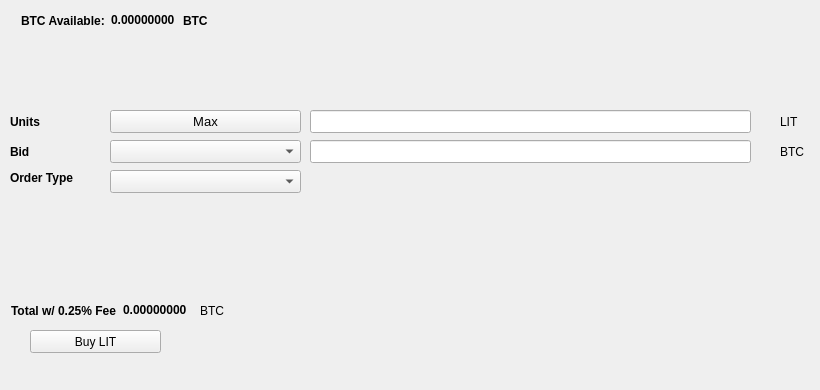
   <widget class="QWidget" name="BuyTab">
    <attribute name="title">
     <string>Buy</string>
    </attribute>
    <widget class="QPushButton" name="BuyLIT">
     <property name="geometry">
      <rect>
       <x>30</x>
       <y>330</y>
       <width>131</width>
       <height>23</height>
      </rect>
     </property>
     <property name="text">
      <string>Buy LIT</string>
     </property>
     <property name="icon">
      <iconset resource="../lithium.qrc">
       <normaloff>:/icons/bitcoin</normaloff>:/icons/bitcoin</iconset>
     </property>
    </widget>
    <widget class="QLabel" name="label_3">
     <property name="geometry">
      <rect>
       <x>10</x>
       <y>110</y>
       <width>46</width>
       <height>23</height>
      </rect>
     </property>
     <property name="font">
      <font>
       <weight>75</weight>
       <bold>true</bold>
      </font>
     </property>
     <property name="text">
      <string>Units</string>
     </property>
    </widget>
    <widget class="QLineEdit" name="UnitsInput">
     <property name="geometry">
      <rect>
       <x>310</x>
       <y>110</y>
       <width>441</width>
       <height>23</height>
      </rect>
     </property>
     <property name="font">
      <font>
       <pointsize>9</pointsize>
       <weight>75</weight>
       <bold>true</bold>
      </font>
     </property>
    </widget>
    <widget class="QLineEdit" name="BuyBidPriceEdit">
     <property name="geometry">
      <rect>
       <x>310</x>
       <y>140</y>
       <width>441</width>
       <height>23</height>
      </rect>
     </property>
     <property name="font">
      <font>
       <pointsize>9</pointsize>
       <weight>75</weight>
       <bold>true</bold>
      </font>
     </property>
    </widget>
    <widget class="QLabel" name="label_4">
     <property name="geometry">
      <rect>
       <x>780</x>
       <y>110</y>
       <width>31</width>
       <height>23</height>
      </rect>
     </property>
     <property name="text">
      <string>LIT</string>
     </property>
    </widget>
    <widget class="QLabel" name="label_5">
     <property name="geometry">
      <rect>
       <x>780</x>
       <y>140</y>
       <width>31</width>
       <height>23</height>
      </rect>
     </property>
     <property name="text">
      <string>BTC</string>
     </property>
    </widget>
    <widget class="QLabel" name="label_6">
     <property name="geometry">
      <rect>
       <x>10</x>
       <y>140</y>
       <width>46</width>
       <height>23</height>
      </rect>
     </property>
     <property name="font">
      <font>
       <weight>75</weight>
       <bold>true</bold>
      </font>
     </property>
     <property name="text">
      <string>Bid</string>
     </property>
    </widget>
    <widget class="QLabel" name="label_7">
     <property name="geometry">
      <rect>
       <x>10</x>
       <y>170</y>
       <width>91</width>
       <height>16</height>
      </rect>
     </property>
     <property name="font">
      <font>
       <weight>75</weight>
       <bold>true</bold>
      </font>
     </property>
     <property name="text">
      <string>Order Type</string>
     </property>
    </widget>
    <widget class="QPushButton" name="Buy_Max_Amount">
     <property name="geometry">
      <rect>
       <x>110</x>
       <y>110</y>
       <width>191</width>
       <height>23</height>
      </rect>
     </property>
     <property name="font">
      <font>
       <pointsize>10</pointsize>
      </font>
     </property>
     <property name="text">
      <string>Max</string>
     </property>
    </widget>
    <widget class="QComboBox" name="BuyBidcomboBox">
     <property name="geometry">
      <rect>
       <x>110</x>
       <y>140</y>
       <width>191</width>
       <height>23</height>
      </rect>
     </property>
     <property name="font">
      <font>
       <pointsize>10</pointsize>
      </font>
     </property>
    </widget>
    <widget class="QComboBox" name="buyOrdertypeCombo">
     <property name="geometry">
      <rect>
       <x>110</x>
       <y>170</y>
       <width>191</width>
       <height>23</height>
      </rect>
     </property>
     <property name="font">
      <font>
       <pointsize>10</pointsize>
      </font>
     </property>
    </widget>
    <widget class="QWidget" name="layoutWidget1">
     <property name="geometry">
      <rect>
       <x>21</x>
       <y>11</y>
       <width>227</width>
       <height>19</height>
      </rect>
     </property>
     <layout class="QHBoxLayout" name="horizontalLayout_3">
      <item>
       <widget class="QLabel" name="label232">
        <property name="font">
         <font>
          <weight>75</weight>
          <bold>true</bold>
         </font>
        </property>
        <property name="text">
         <string>BTC Available:</string>
        </property>
       </widget>
      </item>
      <item>
       <widget class="QLabel" name="BtcAvailableLbl">
        <property name="palette">
         <palette>
          <active>
           <colorrole role="WindowText">
            <brush brushstyle="SolidPattern">
             <color alpha="255">
              <red>0</red>
              <green>0</green>
              <blue>0</blue>
             </color>
            </brush>
           </colorrole>
           <colorrole role="Button">
            <brush brushstyle="SolidPattern">
             <color alpha="255">
              <red>0</red>
              <green>170</green>
              <blue>0</blue>
             </color>
            </brush>
           </colorrole>
           <colorrole role="Light">
            <brush brushstyle="SolidPattern">
             <color alpha="255">
              <red>0</red>
              <green>255</green>
              <blue>0</blue>
             </color>
            </brush>
           </colorrole>
           <colorrole role="Midlight">
            <brush brushstyle="SolidPattern">
             <color alpha="255">
              <red>0</red>
              <green>212</green>
              <blue>0</blue>
             </color>
            </brush>
           </colorrole>
           <colorrole role="Dark">
            <brush brushstyle="SolidPattern">
             <color alpha="255">
              <red>0</red>
              <green>85</green>
              <blue>0</blue>
             </color>
            </brush>
           </colorrole>
           <colorrole role="Mid">
            <brush brushstyle="SolidPattern">
             <color alpha="255">
              <red>0</red>
              <green>113</green>
              <blue>0</blue>
             </color>
            </brush>
           </colorrole>
           <colorrole role="Text">
            <brush brushstyle="SolidPattern">
             <color alpha="255">
              <red>0</red>
              <green>170</green>
              <blue>0</blue>
             </color>
            </brush>
           </colorrole>
           <colorrole role="BrightText">
            <brush brushstyle="SolidPattern">
             <color alpha="255">
              <red>255</red>
              <green>255</green>
              <blue>255</blue>
             </color>
            </brush>
           </colorrole>
           <colorrole role="ButtonText">
            <brush brushstyle="SolidPattern">
             <color alpha="255">
              <red>0</red>
              <green>0</green>
              <blue>0</blue>
             </color>
            </brush>
           </colorrole>
           <colorrole role="Base">
            <brush brushstyle="SolidPattern">
             <color alpha="255">
              <red>255</red>
              <green>255</green>
              <blue>255</blue>
             </color>
            </brush>
           </colorrole>
           <colorrole role="Window">
            <brush brushstyle="SolidPattern">
             <color alpha="255">
              <red>0</red>
              <green>170</green>
              <blue>0</blue>
             </color>
            </brush>
           </colorrole>
           <colorrole role="Shadow">
            <brush brushstyle="SolidPattern">
             <color alpha="255">
              <red>0</red>
              <green>0</green>
              <blue>0</blue>
             </color>
            </brush>
           </colorrole>
           <colorrole role="AlternateBase">
            <brush brushstyle="SolidPattern">
             <color alpha="255">
              <red>127</red>
              <green>212</green>
              <blue>127</blue>
             </color>
            </brush>
           </colorrole>
           <colorrole role="ToolTipBase">
            <brush brushstyle="SolidPattern">
             <color alpha="255">
              <red>255</red>
              <green>255</green>
              <blue>220</blue>
             </color>
            </brush>
           </colorrole>
           <colorrole role="ToolTipText">
            <brush brushstyle="SolidPattern">
             <color alpha="255">
              <red>0</red>
              <green>0</green>
              <blue>0</blue>
             </color>
            </brush>
           </colorrole>
          </active>
          <inactive>
           <colorrole role="WindowText">
            <brush brushstyle="SolidPattern">
             <color alpha="255">
              <red>0</red>
              <green>0</green>
              <blue>0</blue>
             </color>
            </brush>
           </colorrole>
           <colorrole role="Button">
            <brush brushstyle="SolidPattern">
             <color alpha="255">
              <red>0</red>
              <green>170</green>
              <blue>0</blue>
             </color>
            </brush>
           </colorrole>
           <colorrole role="Light">
            <brush brushstyle="SolidPattern">
             <color alpha="255">
              <red>0</red>
              <green>255</green>
              <blue>0</blue>
             </color>
            </brush>
           </colorrole>
           <colorrole role="Midlight">
            <brush brushstyle="SolidPattern">
             <color alpha="255">
              <red>0</red>
              <green>212</green>
              <blue>0</blue>
             </color>
            </brush>
           </colorrole>
           <colorrole role="Dark">
            <brush brushstyle="SolidPattern">
             <color alpha="255">
              <red>0</red>
              <green>85</green>
              <blue>0</blue>
             </color>
            </brush>
           </colorrole>
           <colorrole role="Mid">
            <brush brushstyle="SolidPattern">
             <color alpha="255">
              <red>0</red>
              <green>113</green>
              <blue>0</blue>
             </color>
            </brush>
           </colorrole>
           <colorrole role="Text">
            <brush brushstyle="SolidPattern">
             <color alpha="255">
              <red>0</red>
              <green>170</green>
              <blue>0</blue>
             </color>
            </brush>
           </colorrole>
           <colorrole role="BrightText">
            <brush brushstyle="SolidPattern">
             <color alpha="255">
              <red>255</red>
              <green>255</green>
              <blue>255</blue>
             </color>
            </brush>
           </colorrole>
           <colorrole role="ButtonText">
            <brush brushstyle="SolidPattern">
             <color alpha="255">
              <red>0</red>
              <green>0</green>
              <blue>0</blue>
             </color>
            </brush>
           </colorrole>
           <colorrole role="Base">
            <brush brushstyle="SolidPattern">
             <color alpha="255">
              <red>255</red>
              <green>255</green>
              <blue>255</blue>
             </color>
            </brush>
           </colorrole>
           <colorrole role="Window">
            <brush brushstyle="SolidPattern">
             <color alpha="255">
              <red>0</red>
              <green>170</green>
              <blue>0</blue>
             </color>
            </brush>
           </colorrole>
           <colorrole role="Shadow">
            <brush brushstyle="SolidPattern">
             <color alpha="255">
              <red>0</red>
              <green>0</green>
              <blue>0</blue>
             </color>
            </brush>
           </colorrole>
           <colorrole role="AlternateBase">
            <brush brushstyle="SolidPattern">
             <color alpha="255">
              <red>127</red>
              <green>212</green>
              <blue>127</blue>
             </color>
            </brush>
           </colorrole>
           <colorrole role="ToolTipBase">
            <brush brushstyle="SolidPattern">
             <color alpha="255">
              <red>255</red>
              <green>255</green>
              <blue>220</blue>
             </color>
            </brush>
           </colorrole>
           <colorrole role="ToolTipText">
            <brush brushstyle="SolidPattern">
             <color alpha="255">
              <red>0</red>
              <green>0</green>
              <blue>0</blue>
             </color>
            </brush>
           </colorrole>
          </inactive>
          <disabled>
           <colorrole role="WindowText">
            <brush brushstyle="SolidPattern">
             <color alpha="255">
              <red>0</red>
              <green>85</green>
              <blue>0</blue>
             </color>
            </brush>
           </colorrole>
           <colorrole role="Button">
            <brush brushstyle="SolidPattern">
             <color alpha="255">
              <red>0</red>
              <green>170</green>
              <blue>0</blue>
             </color>
            </brush>
           </colorrole>
           <colorrole role="Light">
            <brush brushstyle="SolidPattern">
             <color alpha="255">
              <red>0</red>
              <green>255</green>
              <blue>0</blue>
             </color>
            </brush>
           </colorrole>
           <colorrole role="Midlight">
            <brush brushstyle="SolidPattern">
             <color alpha="255">
              <red>0</red>
              <green>212</green>
              <blue>0</blue>
             </color>
            </brush>
           </colorrole>
           <colorrole role="Dark">
            <brush brushstyle="SolidPattern">
             <color alpha="255">
              <red>0</red>
              <green>85</green>
              <blue>0</blue>
             </color>
            </brush>
           </colorrole>
           <colorrole role="Mid">
            <brush brushstyle="SolidPattern">
             <color alpha="255">
              <red>0</red>
              <green>113</green>
              <blue>0</blue>
             </color>
            </brush>
           </colorrole>
           <colorrole role="Text">
            <brush brushstyle="SolidPattern">
             <color alpha="255">
              <red>0</red>
              <green>85</green>
              <blue>0</blue>
             </color>
            </brush>
           </colorrole>
           <colorrole role="BrightText">
            <brush brushstyle="SolidPattern">
             <color alpha="255">
              <red>255</red>
              <green>255</green>
              <blue>255</blue>
             </color>
            </brush>
           </colorrole>
           <colorrole role="ButtonText">
            <brush brushstyle="SolidPattern">
             <color alpha="255">
              <red>0</red>
              <green>85</green>
              <blue>0</blue>
             </color>
            </brush>
           </colorrole>
           <colorrole role="Base">
            <brush brushstyle="SolidPattern">
             <color alpha="255">
              <red>0</red>
              <green>170</green>
              <blue>0</blue>
             </color>
            </brush>
           </colorrole>
           <colorrole role="Window">
            <brush brushstyle="SolidPattern">
             <color alpha="255">
              <red>0</red>
              <green>170</green>
              <blue>0</blue>
             </color>
            </brush>
           </colorrole>
           <colorrole role="Shadow">
            <brush brushstyle="SolidPattern">
             <color alpha="255">
              <red>0</red>
              <green>0</green>
              <blue>0</blue>
             </color>
            </brush>
           </colorrole>
           <colorrole role="AlternateBase">
            <brush brushstyle="SolidPattern">
             <color alpha="255">
              <red>0</red>
              <green>170</green>
              <blue>0</blue>
             </color>
            </brush>
           </colorrole>
           <colorrole role="ToolTipBase">
            <brush brushstyle="SolidPattern">
             <color alpha="255">
              <red>255</red>
              <green>255</green>
              <blue>220</blue>
             </color>
            </brush>
           </colorrole>
           <colorrole role="ToolTipText">
            <brush brushstyle="SolidPattern">
             <color alpha="255">
              <red>0</red>
              <green>0</green>
              <blue>0</blue>
             </color>
            </brush>
           </colorrole>
          </disabled>
         </palette>
        </property>
        <property name="font">
         <font>
          <weight>75</weight>
          <bold>true</bold>
         </font>
        </property>
        <property name="text">
         <string>0.00000000</string>
        </property>
        <property name="textInteractionFlags">
         <set>Qt::LinksAccessibleByMouse|Qt::TextSelectableByKeyboard|Qt::TextSelectableByMouse</set>
        </property>
       </widget>
      </item>
      <item>
       <widget class="QLabel" name="BtcAvailableLbl_2">
        <property name="font">
         <font>
          <weight>75</weight>
          <bold>true</bold>
         </font>
        </property>
        <property name="text">
         <string>BTC</string>
        </property>
       </widget>
      </item>
     </layout>
    </widget>
    <widget class="QWidget" name="layoutWidge2">
     <property name="geometry">
      <rect>
       <x>11</x>
       <y>301</y>
       <width>259</width>
       <height>19</height>
      </rect>
     </property>
     <layout class="QHBoxLayout" name="horizontalLayout_4">
      <item>
       <widget class="QLabel" name="label_9">
        <property name="font">
         <font>
          <weight>75</weight>
          <bold>true</bold>
         </font>
        </property>
        <property name="text">
         <string>Total w/ 0.25% Fee</string>
        </property>
       </widget>
      </item>
      <item>
       <widget class="QLabel" name="BuyCostLabel">
        <property name="palette">
         <palette>
          <active>
           <colorrole role="WindowText">
            <brush brushstyle="SolidPattern">
             <color alpha="255">
              <red>0</red>
              <green>0</green>
              <blue>0</blue>
             </color>
            </brush>
           </colorrole>
           <colorrole role="Button">
            <brush brushstyle="SolidPattern">
             <color alpha="255">
              <red>0</red>
              <green>170</green>
              <blue>0</blue>
             </color>
            </brush>
           </colorrole>
           <colorrole role="Light">
            <brush brushstyle="SolidPattern">
             <color alpha="255">
              <red>0</red>
              <green>255</green>
              <blue>0</blue>
             </color>
            </brush>
           </colorrole>
           <colorrole role="Midlight">
            <brush brushstyle="SolidPattern">
             <color alpha="255">
              <red>0</red>
              <green>212</green>
              <blue>0</blue>
             </color>
            </brush>
           </colorrole>
           <colorrole role="Dark">
            <brush brushstyle="SolidPattern">
             <color alpha="255">
              <red>0</red>
              <green>85</green>
              <blue>0</blue>
             </color>
            </brush>
           </colorrole>
           <colorrole role="Mid">
            <brush brushstyle="SolidPattern">
             <color alpha="255">
              <red>0</red>
              <green>113</green>
              <blue>0</blue>
             </color>
            </brush>
           </colorrole>
           <colorrole role="Text">
            <brush brushstyle="SolidPattern">
             <color alpha="255">
              <red>0</red>
              <green>170</green>
              <blue>0</blue>
             </color>
            </brush>
           </colorrole>
           <colorrole role="BrightText">
            <brush brushstyle="SolidPattern">
             <color alpha="255">
              <red>255</red>
              <green>255</green>
              <blue>255</blue>
             </color>
            </brush>
           </colorrole>
           <colorrole role="ButtonText">
            <brush brushstyle="SolidPattern">
             <color alpha="255">
              <red>0</red>
              <green>0</green>
              <blue>0</blue>
             </color>
            </brush>
           </colorrole>
           <colorrole role="Base">
            <brush brushstyle="SolidPattern">
             <color alpha="255">
              <red>255</red>
              <green>255</green>
              <blue>255</blue>
             </color>
            </brush>
           </colorrole>
           <colorrole role="Window">
            <brush brushstyle="SolidPattern">
             <color alpha="255">
              <red>0</red>
              <green>170</green>
              <blue>0</blue>
             </color>
            </brush>
           </colorrole>
           <colorrole role="Shadow">
            <brush brushstyle="SolidPattern">
             <color alpha="255">
              <red>0</red>
              <green>0</green>
              <blue>0</blue>
             </color>
            </brush>
           </colorrole>
           <colorrole role="AlternateBase">
            <brush brushstyle="SolidPattern">
             <color alpha="255">
              <red>127</red>
              <green>212</green>
              <blue>127</blue>
             </color>
            </brush>
           </colorrole>
           <colorrole role="ToolTipBase">
            <brush brushstyle="SolidPattern">
             <color alpha="255">
              <red>255</red>
              <green>255</green>
              <blue>220</blue>
             </color>
            </brush>
           </colorrole>
           <colorrole role="ToolTipText">
            <brush brushstyle="SolidPattern">
             <color alpha="255">
              <red>0</red>
              <green>0</green>
              <blue>0</blue>
             </color>
            </brush>
           </colorrole>
          </active>
          <inactive>
           <colorrole role="WindowText">
            <brush brushstyle="SolidPattern">
             <color alpha="255">
              <red>0</red>
              <green>0</green>
              <blue>0</blue>
             </color>
            </brush>
           </colorrole>
           <colorrole role="Button">
            <brush brushstyle="SolidPattern">
             <color alpha="255">
              <red>0</red>
              <green>170</green>
              <blue>0</blue>
             </color>
            </brush>
           </colorrole>
           <colorrole role="Light">
            <brush brushstyle="SolidPattern">
             <color alpha="255">
              <red>0</red>
              <green>255</green>
              <blue>0</blue>
             </color>
            </brush>
           </colorrole>
           <colorrole role="Midlight">
            <brush brushstyle="SolidPattern">
             <color alpha="255">
              <red>0</red>
              <green>212</green>
              <blue>0</blue>
             </color>
            </brush>
           </colorrole>
           <colorrole role="Dark">
            <brush brushstyle="SolidPattern">
             <color alpha="255">
              <red>0</red>
              <green>85</green>
              <blue>0</blue>
             </color>
            </brush>
           </colorrole>
           <colorrole role="Mid">
            <brush brushstyle="SolidPattern">
             <color alpha="255">
              <red>0</red>
              <green>113</green>
              <blue>0</blue>
             </color>
            </brush>
           </colorrole>
           <colorrole role="Text">
            <brush brushstyle="SolidPattern">
             <color alpha="255">
              <red>0</red>
              <green>170</green>
              <blue>0</blue>
             </color>
            </brush>
           </colorrole>
           <colorrole role="BrightText">
            <brush brushstyle="SolidPattern">
             <color alpha="255">
              <red>255</red>
              <green>255</green>
              <blue>255</blue>
             </color>
            </brush>
           </colorrole>
           <colorrole role="ButtonText">
            <brush brushstyle="SolidPattern">
             <color alpha="255">
              <red>0</red>
              <green>0</green>
              <blue>0</blue>
             </color>
            </brush>
           </colorrole>
           <colorrole role="Base">
            <brush brushstyle="SolidPattern">
             <color alpha="255">
              <red>255</red>
              <green>255</green>
              <blue>255</blue>
             </color>
            </brush>
           </colorrole>
           <colorrole role="Window">
            <brush brushstyle="SolidPattern">
             <color alpha="255">
              <red>0</red>
              <green>170</green>
              <blue>0</blue>
             </color>
            </brush>
           </colorrole>
           <colorrole role="Shadow">
            <brush brushstyle="SolidPattern">
             <color alpha="255">
              <red>0</red>
              <green>0</green>
              <blue>0</blue>
             </color>
            </brush>
           </colorrole>
           <colorrole role="AlternateBase">
            <brush brushstyle="SolidPattern">
             <color alpha="255">
              <red>127</red>
              <green>212</green>
              <blue>127</blue>
             </color>
            </brush>
           </colorrole>
           <colorrole role="ToolTipBase">
            <brush brushstyle="SolidPattern">
             <color alpha="255">
              <red>255</red>
              <green>255</green>
              <blue>220</blue>
             </color>
            </brush>
           </colorrole>
           <colorrole role="ToolTipText">
            <brush brushstyle="SolidPattern">
             <color alpha="255">
              <red>0</red>
              <green>0</green>
              <blue>0</blue>
             </color>
            </brush>
           </colorrole>
          </inactive>
          <disabled>
           <colorrole role="WindowText">
            <brush brushstyle="SolidPattern">
             <color alpha="255">
              <red>0</red>
              <green>85</green>
              <blue>0</blue>
             </color>
            </brush>
           </colorrole>
           <colorrole role="Button">
            <brush brushstyle="SolidPattern">
             <color alpha="255">
              <red>0</red>
              <green>170</green>
              <blue>0</blue>
             </color>
            </brush>
           </colorrole>
           <colorrole role="Light">
            <brush brushstyle="SolidPattern">
             <color alpha="255">
              <red>0</red>
              <green>255</green>
              <blue>0</blue>
             </color>
            </brush>
           </colorrole>
           <colorrole role="Midlight">
            <brush brushstyle="SolidPattern">
             <color alpha="255">
              <red>0</red>
              <green>212</green>
              <blue>0</blue>
             </color>
            </brush>
           </colorrole>
           <colorrole role="Dark">
            <brush brushstyle="SolidPattern">
             <color alpha="255">
              <red>0</red>
              <green>85</green>
              <blue>0</blue>
             </color>
            </brush>
           </colorrole>
           <colorrole role="Mid">
            <brush brushstyle="SolidPattern">
             <color alpha="255">
              <red>0</red>
              <green>113</green>
              <blue>0</blue>
             </color>
            </brush>
           </colorrole>
           <colorrole role="Text">
            <brush brushstyle="SolidPattern">
             <color alpha="255">
              <red>0</red>
              <green>85</green>
              <blue>0</blue>
             </color>
            </brush>
           </colorrole>
           <colorrole role="BrightText">
            <brush brushstyle="SolidPattern">
             <color alpha="255">
              <red>255</red>
              <green>255</green>
              <blue>255</blue>
             </color>
            </brush>
           </colorrole>
           <colorrole role="ButtonText">
            <brush brushstyle="SolidPattern">
             <color alpha="255">
              <red>0</red>
              <green>85</green>
              <blue>0</blue>
             </color>
            </brush>
           </colorrole>
           <colorrole role="Base">
            <brush brushstyle="SolidPattern">
             <color alpha="255">
              <red>0</red>
              <green>170</green>
              <blue>0</blue>
             </color>
            </brush>
           </colorrole>
           <colorrole role="Window">
            <brush brushstyle="SolidPattern">
             <color alpha="255">
              <red>0</red>
              <green>170</green>
              <blue>0</blue>
             </color>
            </brush>
           </colorrole>
           <colorrole role="Shadow">
            <brush brushstyle="SolidPattern">
             <color alpha="255">
              <red>0</red>
              <green>0</green>
              <blue>0</blue>
             </color>
            </brush>
           </colorrole>
           <colorrole role="AlternateBase">
            <brush brushstyle="SolidPattern">
             <color alpha="255">
              <red>0</red>
              <green>170</green>
              <blue>0</blue>
             </color>
            </brush>
           </colorrole>
           <colorrole role="ToolTipBase">
            <brush brushstyle="SolidPattern">
             <color alpha="255">
              <red>255</red>
              <green>255</green>
              <blue>220</blue>
             </color>
            </brush>
           </colorrole>
           <colorrole role="ToolTipText">
            <brush brushstyle="SolidPattern">
             <color alpha="255">
              <red>0</red>
              <green>0</green>
              <blue>0</blue>
             </color>
            </brush>
           </colorrole>
          </disabled>
         </palette>
        </property>
        <property name="font">
         <font>
          <weight>75</weight>
          <bold>true</bold>
         </font>
        </property>
        <property name="autoFillBackground">
         <bool>false</bool>
        </property>
        <property name="text">
         <string>0.00000000</string>
        </property>
        <property name="textInteractionFlags">
         <set>Qt::LinksAccessibleByMouse|Qt::TextSelectableByMouse</set>
        </property>
       </widget>
      </item>
      <item>
       <widget class="QLabel" name="label_10">
        <property name="font">
         <font>
          <weight>50</weight>
          <bold>false</bold>
         </font>
        </property>
        <property name="text">
         <string>BTC</string>
        </property>
       </widget>
      </item>
     </layout>
    </widget>
    <widget class="QLabel" name="label_24">
     <property name="geometry">
      <rect>
       <x>460</x>
       <y>300</y>
       <width>281</width>
       <height>81</height>
      </rect>
     </property>
     <property name="text">
      <string/>
     </property>
     <property name="pixmap">
      <pixmap>:/images/bittrex</pixmap>
     </property>
    </widget>
   </widget>
